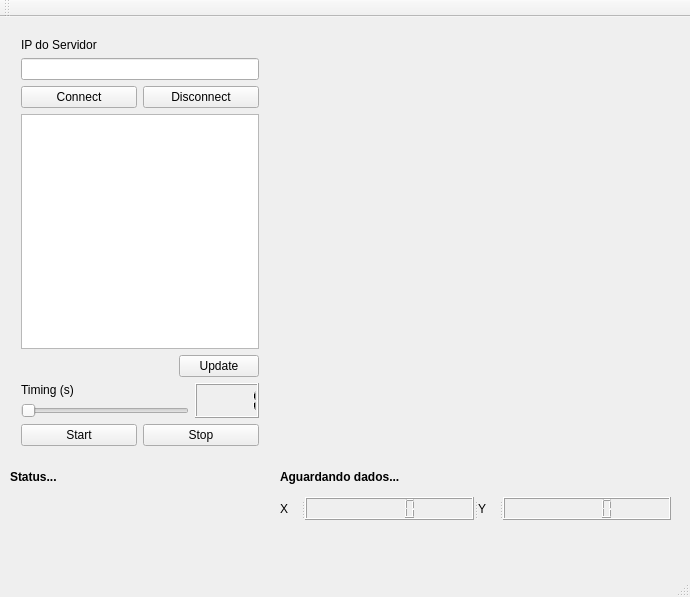
<?xml version="1.0" encoding="UTF-8"?>
<ui version="4.0">
 <class>MainWindow</class>
 <widget class="QMainWindow" name="MainWindow">
  <property name="geometry">
   <rect>
    <x>0</x>
    <y>0</y>
    <width>690</width>
    <height>597</height>
   </rect>
  </property>
  <property name="windowTitle">
   <string>MainWindow</string>
  </property>
  <widget class="QWidget" name="centralWidget">
   <widget class="QWidget" name="layoutWidget">
    <property name="geometry">
     <rect>
      <x>10</x>
      <y>10</y>
      <width>260</width>
      <height>430</height>
     </rect>
    </property>
    <layout class="QVBoxLayout" name="verticalLayout_4">
     <item>
      <layout class="QVBoxLayout" name="verticalLayout_2">
       <item>
        <widget class="QLabel" name="labelIP">
         <property name="text">
          <string>IP do Servidor</string>
         </property>
        </widget>
       </item>
       <item>
        <widget class="QLineEdit" name="ipconnected">
         <property name="maxLength">
          <number>32770</number>
         </property>
        </widget>
       </item>
       <item>
        <layout class="QHBoxLayout" name="horizontalLayout_2">
         <item>
          <widget class="QPushButton" name="connectButton">
           <property name="text">
            <string>Connect</string>
           </property>
          </widget>
         </item>
         <item>
          <widget class="QPushButton" name="disconnectButton">
           <property name="text">
            <string>Disconnect</string>
           </property>
          </widget>
         </item>
        </layout>
       </item>
      </layout>
     </item>
     <item>
      <widget class="QListWidget" name="listIPs"/>
     </item>
     <item>
      <layout class="QVBoxLayout" name="verticalLayout_3">
       <item>
        <layout class="QHBoxLayout" name="horizontalLayout_3">
         <item>
          <spacer name="horizontalSpacer">
           <property name="orientation">
            <enum>Qt::Orientation::Horizontal</enum>
           </property>
           <property name="sizeHint" stdset="0">
            <size>
             <width>40</width>
             <height>20</height>
            </size>
           </property>
          </spacer>
         </item>
         <item>
          <widget class="QPushButton" name="updateButton">
           <property name="text">
            <string>Update</string>
           </property>
          </widget>
         </item>
        </layout>
       </item>
      </layout>
     </item>
     <item>
      <layout class="QHBoxLayout" name="horizontalLayout">
       <item>
        <layout class="QVBoxLayout" name="verticalLayout">
         <item>
          <widget class="QLabel" name="labelTiming">
           <property name="text">
            <string>Timing (s)</string>
           </property>
          </widget>
         </item>
         <item>
          <widget class="QSlider" name="sliderTimer">
           <property name="minimum">
            <number>1</number>
           </property>
           <property name="maximum">
            <number>99</number>
           </property>
           <property name="value">
            <number>1</number>
           </property>
           <property name="sliderPosition">
            <number>1</number>
           </property>
           <property name="orientation">
            <enum>Qt::Orientation::Horizontal</enum>
           </property>
          </widget>
         </item>
        </layout>
       </item>
       <item>
        <widget class="QLCDNumber" name="timerFeedback">
         <property name="intValue" stdset="0">
          <number>1</number>
         </property>
        </widget>
       </item>
      </layout>
     </item>
     <item>
      <layout class="QHBoxLayout" name="horizontalLayout_4">
       <item>
        <widget class="QPushButton" name="startButton">
         <property name="text">
          <string>Start</string>
         </property>
        </widget>
       </item>
       <item>
        <widget class="QPushButton" name="stopButton">
         <property name="text">
          <string>Stop</string>
         </property>
        </widget>
       </item>
      </layout>
     </item>
    </layout>
   </widget>
   <widget class="Plotter" name="widget" native="true">
    <property name="geometry">
     <rect>
      <x>280</x>
      <y>10</y>
      <width>401</width>
      <height>431</height>
     </rect>
    </property>
    <property name="sizePolicy">
     <sizepolicy hsizetype="Expanding" vsizetype="Preferred">
      <horstretch>0</horstretch>
      <verstretch>0</verstretch>
     </sizepolicy>
    </property>
   </widget>
   <widget class="QLabel" name="labelData">
    <property name="geometry">
     <rect>
      <x>280</x>
      <y>450</y>
      <width>391</width>
      <height>20</height>
     </rect>
    </property>
    <property name="font">
     <font>
      <bold>true</bold>
     </font>
    </property>
    <property name="text">
     <string>Aguardando dados...</string>
    </property>
   </widget>
   <widget class="QLabel" name="labelStatus">
    <property name="geometry">
     <rect>
      <x>10</x>
      <y>450</y>
      <width>141</width>
      <height>20</height>
     </rect>
    </property>
    <property name="font">
     <font>
      <bold>true</bold>
     </font>
    </property>
    <property name="text">
     <string>Status...</string>
    </property>
   </widget>
   <widget class="QSplitter" name="splitter_3">
    <property name="geometry">
     <rect>
      <x>280</x>
      <y>480</y>
      <width>391</width>
      <height>23</height>
     </rect>
    </property>
    <property name="orientation">
     <enum>Qt::Orientation::Horizontal</enum>
    </property>
    <widget class="QSplitter" name="splitter">
     <property name="orientation">
      <enum>Qt::Orientation::Horizontal</enum>
     </property>
     <widget class="QLabel" name="labelX">
      <property name="text">
       <string>X</string>
      </property>
     </widget>
     <widget class="QLCDNumber" name="XFeedback"/>
    </widget>
    <widget class="QSplitter" name="splitter_2">
     <property name="orientation">
      <enum>Qt::Orientation::Horizontal</enum>
     </property>
     <widget class="QLabel" name="labelY">
      <property name="text">
       <string>Y</string>
      </property>
     </widget>
     <widget class="QLCDNumber" name="YFeedback"/>
    </widget>
   </widget>
  </widget>
  <widget class="QMenuBar" name="menuBar">
   <property name="geometry">
    <rect>
     <x>0</x>
     <y>0</y>
     <width>690</width>
     <height>25</height>
    </rect>
   </property>
  </widget>
  <widget class="QToolBar" name="mainToolBar">
   <attribute name="toolBarArea">
    <enum>TopToolBarArea</enum>
   </attribute>
   <attribute name="toolBarBreak">
    <bool>false</bool>
   </attribute>
  </widget>
  <widget class="QStatusBar" name="statusBar"/>
 </widget>
 <layoutdefault spacing="6" margin="11"/>
 <customwidgets>
  <customwidget>
   <class>Plotter</class>
   <extends>QWidget</extends>
   <header>plotter.h</header>
   <container>1</container>
  </customwidget>
 </customwidgets>
 <resources/>
 <connections>
  <connection>
   <sender>sliderTimer</sender>
   <signal>valueChanged(int)</signal>
   <receiver>timerFeedback</receiver>
   <slot>display(int)</slot>
   <hints>
    <hint type="sourcelabel">
     <x>159</x>
     <y>442</y>
    </hint>
    <hint type="destinationlabel">
     <x>246</x>
     <y>412</y>
    </hint>
   </hints>
  </connection>
 </connections>
</ui>
